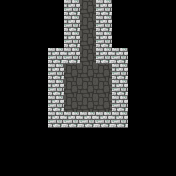

Rendered tile map (Tiled .tmx) drawn with the repository's tilesets; below, a short description and the full map source, tile grids included:
An orthogonal 11x11 tile map with 16x16 px tiles, 3 tile layers (Path, Wall, Interact).

<map version="1.2" tiledversion="1.2.3" orientation="orthogonal" renderorder="right-down" width="11" height="11" tilewidth="16" tileheight="16" infinite="0" nextlayerid="5" nextobjectid="7">
 <properties>
  <property name="Connect_Bottom" type="bool" value="false" />
  <property name="Connect_Left" type="bool" value="false" />
  <property name="Connect_Right" type="bool" value="false" />
  <property name="Connect_Top" type="bool" value="true" />
 </properties>
 <tileset firstgid="1" name="tiles0" tilewidth="16" tileheight="16" tilecount="64" columns="16">
  <image source="Tilesets/tiles0.png" width="256" height="64" />
 </tileset>
 <layer id="1" name="Path" width="11" height="11">
  <data encoding="csv">
0,0,0,0,0,2,0,0,0,0,0,
0,0,0,0,0,2,0,0,0,0,0,
0,0,0,0,0,2,0,0,0,0,0,
0,0,0,0,0,2,0,0,0,0,0,
0,0,0,0,2,2,2,0,0,0,0,
0,0,0,0,2,2,2,0,0,0,0,
0,0,0,0,2,2,2,0,0,0,0,
0,0,0,0,0,0,0,0,0,0,0,
0,0,0,0,0,0,0,0,0,0,0,
0,0,0,0,0,0,0,0,0,0,0,
0,0,0,0,0,0,0,0,0,0,0
</data>
 </layer>
 <layer id="2" name="Wall" width="11" height="11">
  <data encoding="csv">
1,1,1,1,5,0,5,1,1,1,1,
1,1,1,1,5,0,5,1,1,1,1,
1,1,1,1,5,0,5,1,1,1,1,
1,1,1,5,5,0,5,5,1,1,1,
1,1,1,5,0,0,0,5,1,1,1,
1,1,1,5,0,0,0,5,1,1,1,
1,1,1,5,0,0,0,5,1,1,1,
1,1,1,5,5,5,5,5,1,1,1,
1,1,1,1,1,1,1,1,1,1,1,
1,1,1,1,1,1,1,1,1,1,1,
1,1,1,1,1,1,1,1,1,1,1
</data>
 </layer>
 <layer id="3" name="Interact" width="11" height="11">
  <data encoding="csv">
0,0,0,0,0,0,0,0,0,0,0,
0,0,0,0,0,0,0,0,0,0,0,
0,0,0,0,0,0,0,0,0,0,0,
0,0,0,0,0,0,0,0,0,0,0,
0,0,0,0,0,0,0,0,0,0,0,
0,0,0,0,0,0,0,0,0,0,0,
0,0,0,0,0,0,0,0,0,0,0,
0,0,0,0,0,0,0,0,0,0,0,
0,0,0,0,0,0,0,0,0,0,0,
0,0,0,0,0,0,0,0,0,0,0,
0,0,0,0,0,0,0,0,0,0,0
</data>
 </layer>
 <objectgroup id="4" name="Events" />
</map>
